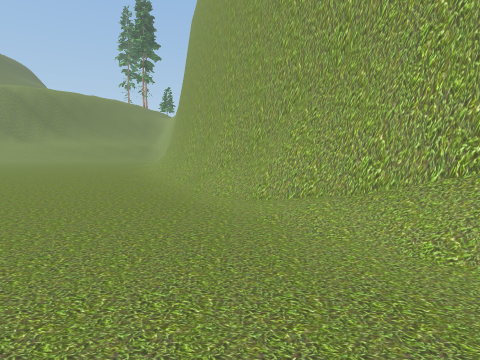
view 1 (above)

24 first-person views from a walk through a scene from a Unity 3-D project. The camera is 1.4 m above the floor, tilts 6° down and sees 80° across. The floor is counted in squares, 2 m on a side. Each view is taken from the middle of a square. On the plan, view 1 faces up. The plan holds only what a view shows up to about 10 squares ahead; the rest is blank. The place goes on beyond the plan. The player is left out. Some surface patterns are stand-ins.

view 2
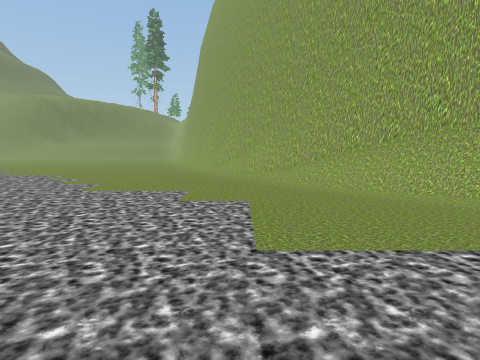

view 3
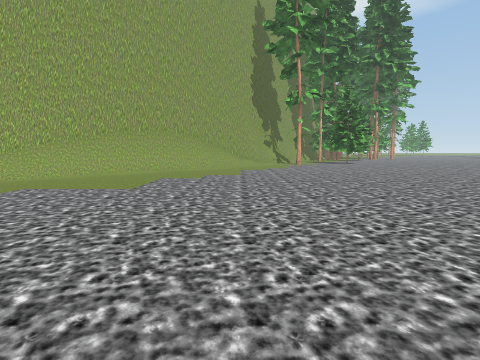

view 4
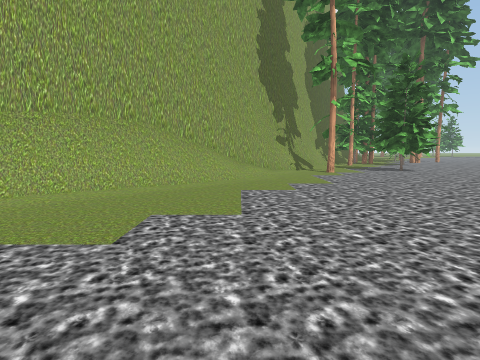

view 5
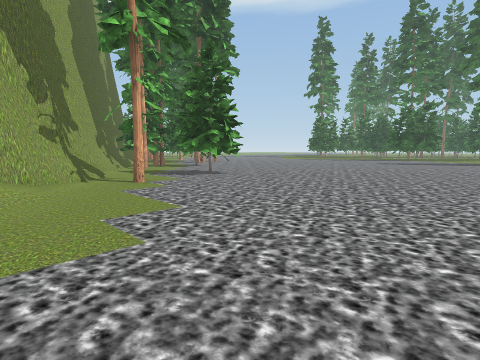

view 6
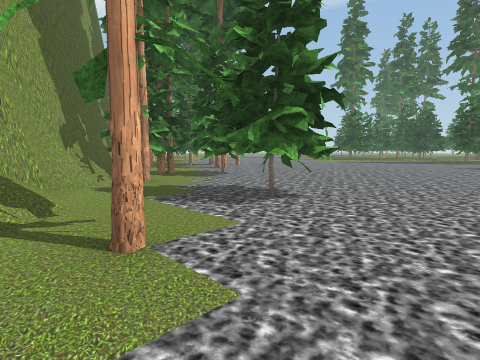

view 7
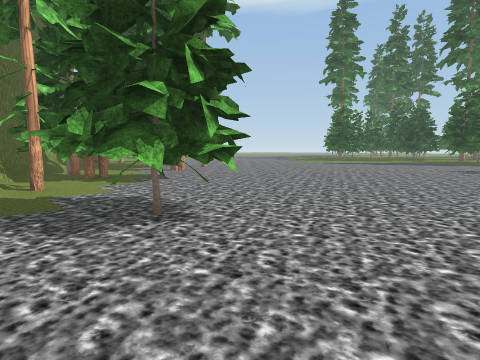

view 8
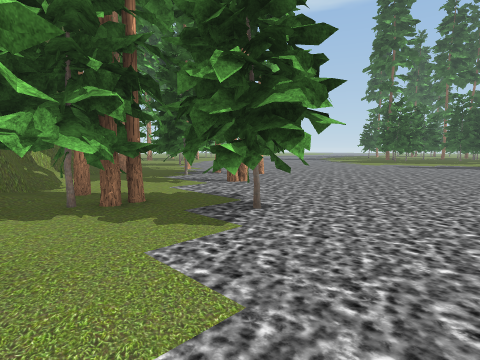

view 9
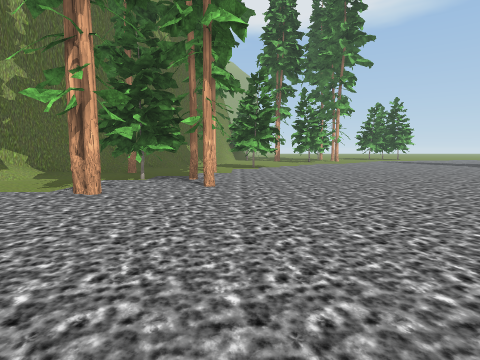

view 10
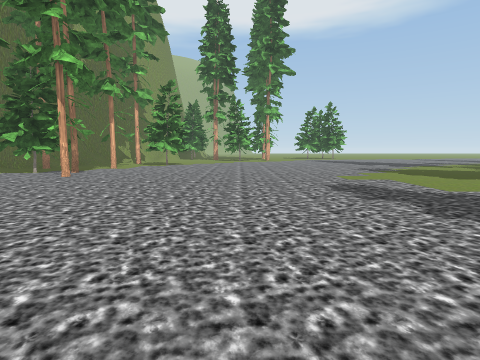

view 11
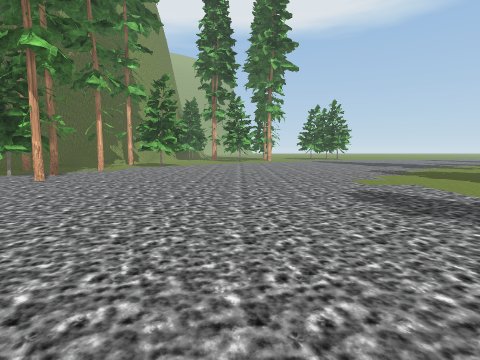

view 12
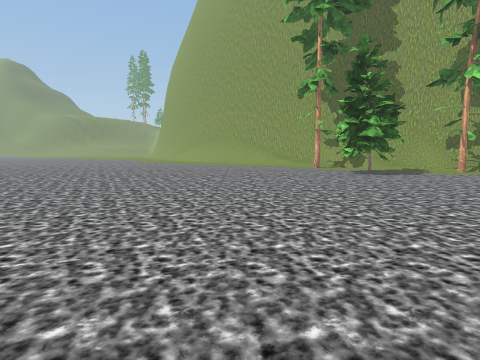

view 13
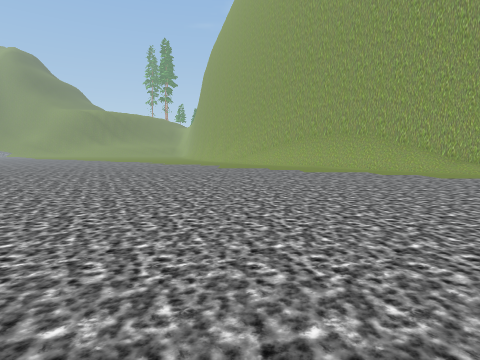

view 14
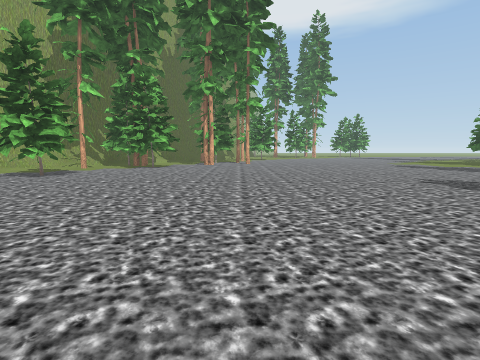

view 15
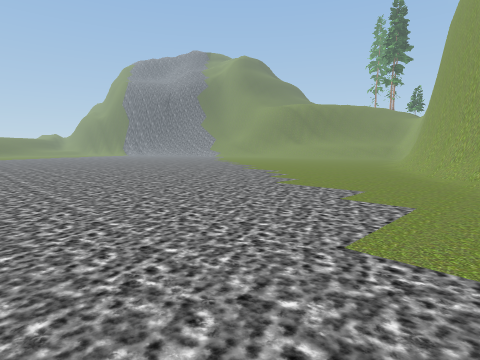

view 16
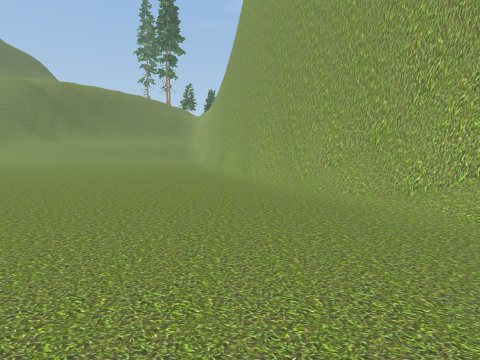

view 17
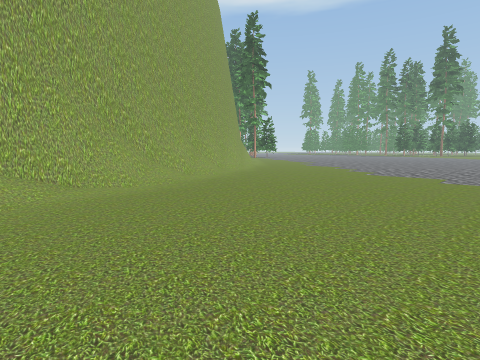

view 18
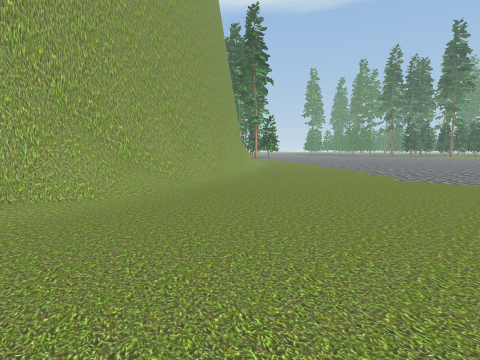

view 19
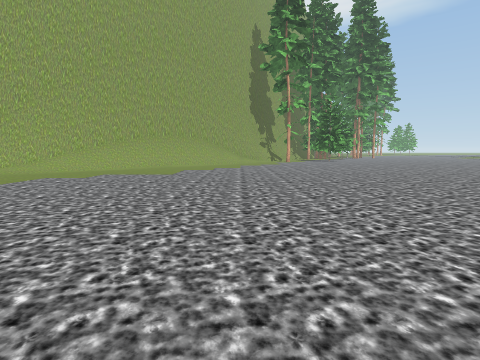

view 20
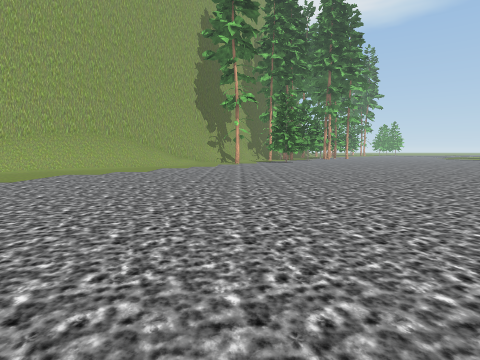

view 21
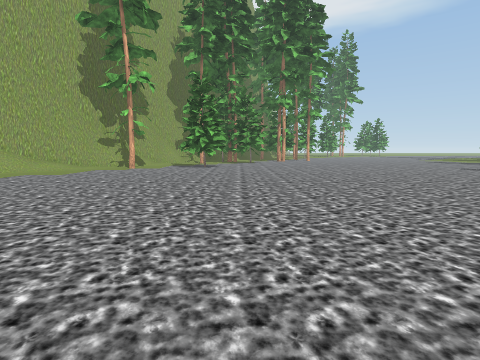

view 22
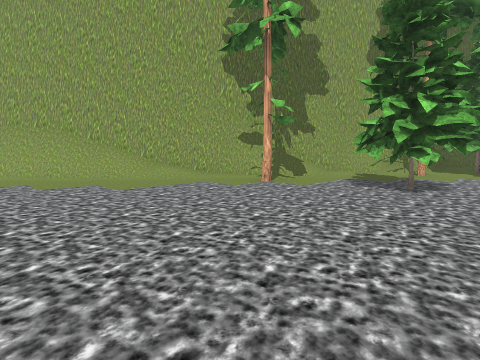

view 23
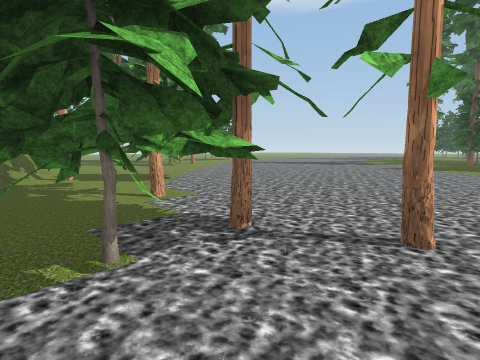

view 24
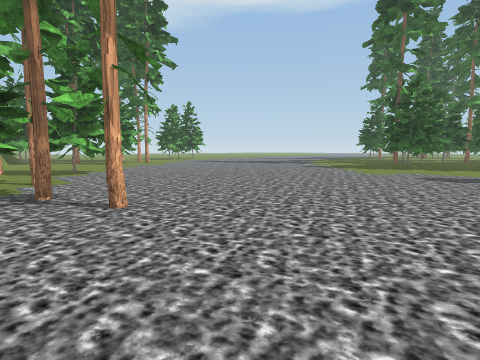

### Floor plan
Key: @ floor where view 1 was taken; # wall or solid block; x gap in a wall; . floor; / step, stairs or slope; = window, fence, low wall or low ledge.
Columns run from 8 left of view 1 to 21 right of it. Each row starts with its distance up from view 1.
 12 .....##
 11 ...../#
 10 ...../#
  9 ......##
  8 ....../#
  7 ....../##
  6 ......./#
  5 ......./##
  4  .......##
  3  ........##
  2  .........##
  1 ..........=#
  0 ........@..##
 -1 ............##
 -2 .............###
 -3 ..............###
 -4 ...............=##
 -5  ................##
 -6   ................###
 -7   ...............#..##
 -8    ..................##
 -9     .............##..######
-10      ............##...###/##
-11       ...............###../#
-12        ..............##...../#
-13         ..................#x/.
-14          ................##...
-15           ...............##.#.
-16            ...................
-17             ..................
-18              .................
-19               ................
-20                 ..............
-21                 ..............
-22                   ............
-23                    ...........
-24                      .........
-25                       .......
-26                       .......
-27                           ...
-28                           ...

Where each view was taken, in squares from view 1:
view 1: 0 up, 0 right, facing up
view 2: 4 down, 0 right, facing up
view 3: 4 down, 5 left, facing right
view 4: 4 down, 0 right, facing right
view 5: 4 down, 3 right, facing down-right
view 6: 6 down, 7 right, facing down-right
view 7: 8 down, 7 right, facing down-right
view 8: 9 down, 11 right, facing down-right
view 9: 16 down, 11 right, facing right
view 10: 20 down, 9 right, facing right
view 11: 20 down, 10 right, facing right
view 12: 18 down, 6 right, facing up
view 13: 13 down, 1 right, facing up
view 14: 15 down, 2 right, facing right
view 15: 4 down, 1 right, facing up-left
view 16: 2 up, 3 left, facing up
view 17: 12 up, 8 left, facing down-right
view 18: 11 up, 7 left, facing down-right
view 19: 4 down, 8 left, facing right
view 20: 7 down, 6 left, facing right
view 21: 11 down, 2 left, facing right
view 22: 11 down, 4 right, facing up-right
view 23: 13 down, 16 right, facing down-right
view 24: 14 down, 13 right, facing down-right
